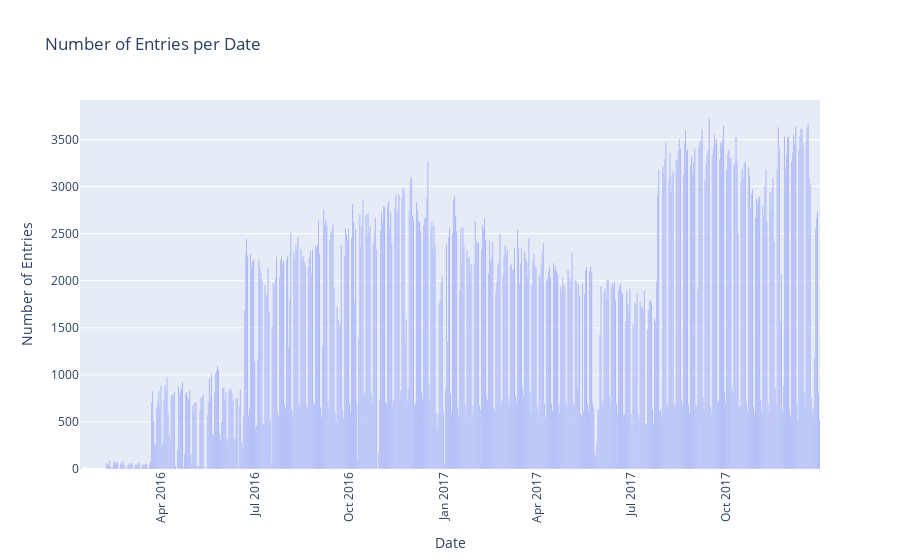

Notebook code for this chart:
### Code cell
accidents['Start_Time'] = pd.to_datetime(accidents['Start_Time'])
date_counts = accidents['Start_Time'].dt.date.value_counts().sort_index()

# Create a bar chart with Plotly
fig = px.bar(
    x=date_counts.index,
    y=date_counts.values,
    labels={'x': 'Date', 'y': 'Number of Accidents'},
    title='Number of Entries per Date'
)

# Update the layout to improve appearance
fig.update_layout(
    xaxis_title='Date',
    yaxis_title='Number of Entries',
    xaxis_tickangle=-90
)

# Show the plot
fig.show()

### Figure 1 — Plotly figure (JSON) as saved in the notebook; plotly's stock layout.template omitted (floating-point values rounded to 4 significant figures; data arrays with more than 128 entries replaced by an {"elided": "..."} marker saying what was removed)
{"data": [{"alignmentgroup": "True", "hovertemplate": "Date=%{x}<br>Number of Entries=%{y}<extra></extra>", "legendgroup": "", "marker": {"color": "#636efa", "pattern": {"shape": ""}}, "name": "", "offsetgroup": "", "orientation": "v", "showlegend": false, "textposition": "auto", "type": "bar", "x": {"elided": "690 str values"}, "xaxis": "x", "y": {"elided": "690 int values"}, "yaxis": "y"}], "layout": {"barmode": "relative", "legend": {"tracegroupgap": 0}, "title": {"text": "Number of Entries per Date"}, "xaxis": {"anchor": "y", "domain": [0, 1], "tickangle": -90, "title": {"text": "Date"}}, "yaxis": {"anchor": "x", "domain": [0, 1], "title": {"text": "Number of Entries"}}}}
